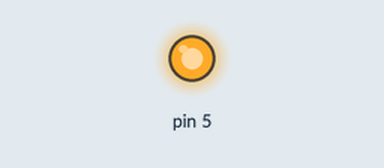
Simulated run of this sketch. Board: Arduino Uno, built with avr-gcc and run on an emulated ATmega328P. On the bench: output pins drawn as LEDs (lit = HIGH).

Above: at 0.1 s.
Timing chart, 0 to 1.6 s (numbered marks = the images above):
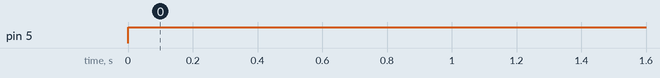

The sketch:

CODE___.ino
```cpp
//
void setup()
{
  pinMode(5, OUTPUT);
}

void loop()
{
  digitalWrite(5, HIGH);

}
```

Measured:
- by itself, pin 5: LOW → HIGH at 0.00 s
